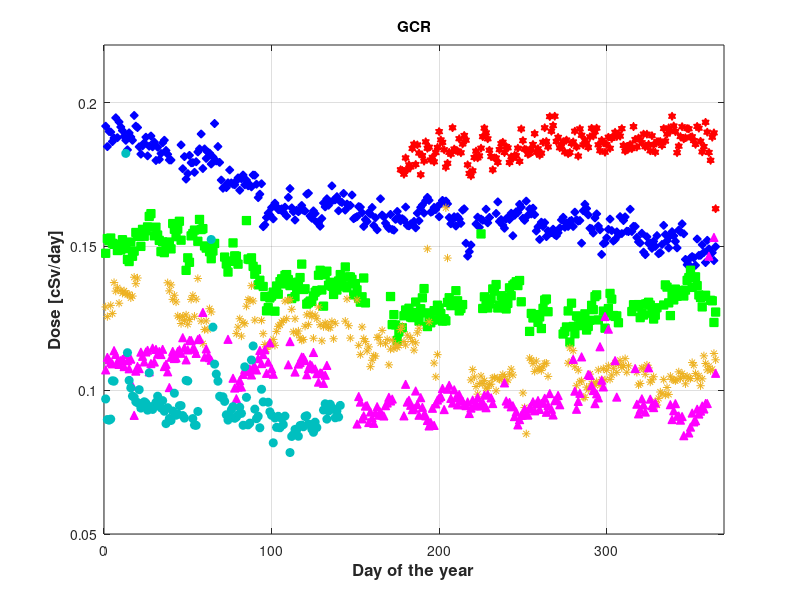
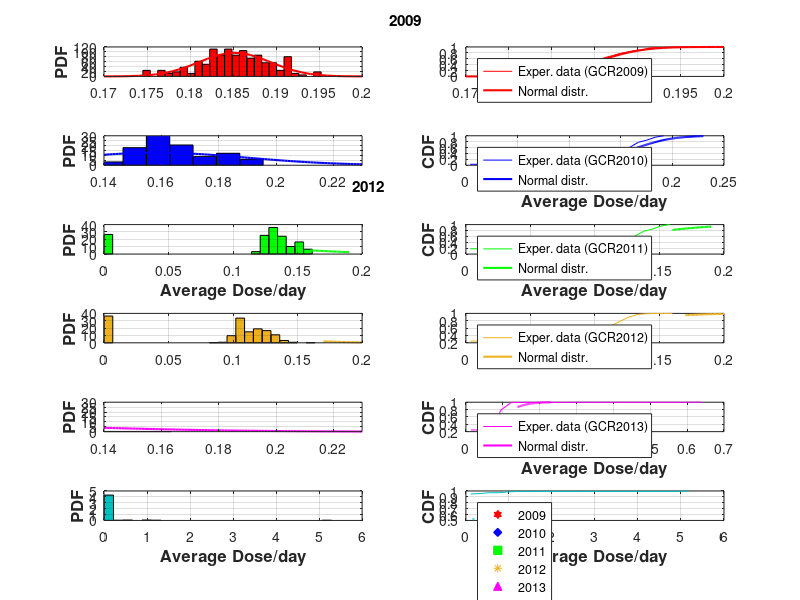

Recreate these plots in MATLAB, in order.
%Daniel Gomez and Hayley E. Bower, Purdue University
%Summer 2017
%Using CRaTER Data accessed from University of New Hampshire

%% Year 2009
clc, clear, close all
% Code colors (Do not worry about this!!!  I will explain you later)
y   = [1       1         0     ];   m   = [1         0         1     ];
c   = [0       1         1     ];   r   = [1         0         0     ];
g   = [0       1         0     ];   b   = [0         0         1     ];
b_d = [0       0.4471    0.7412];   r_d = [0.8510    0.3255    0.0980];
y_d = [0.9294  0.6941    0.1255];   k_d = [0.3137    0.3137    0.3137];
c_d = [0.3020  0.7451    0.9333];   cc_d = [0    0.7490    0.7490];
gr_d = [.7 .7 .7];    yd_d = [0.8  0.5    0];
% GCR 2009
data_GCR = load('UNH2009GCR.txt'); %Bring in the 2009 CRaTER Data
DOY = data_GCR(:,3); %Day of Year
D1_2 = data_GCR(:,8); %Detectors 1&2 dose rates

jj=1;
for ii = DOY(1):DOY(end)
    [ind] = find(ii==DOY);
    if isempty(ind)~=1
    m_d = mean(D1_2(ind));
    st_d = std(D1_2(ind),1);
    mat(jj,:) = [ii length(ind) m_d st_d];
    else
        mat(jj,:) = [ii length(ind) 0 0];
    end
        jj = jj +1;
end

figure(1)
% One way to plot the MEAN and the STANDARD DEVIATION
% f1 = errorbar(mat(:,1),mat(:,3),mat(:,4),...
%     'color',gr_d,'linewidth',0.5,'marker','d','LineStyle','-','MarkerSize',5,'MarkerEdgeColor',r_d,'MarkerfaceColor',r_d); grid on, hold on
% set(gca,'xtick',[175:25:375],'ytick',[0.15:.01:.21],'fontweight','normal','fontsize',11,'box','on');
f1 = plot(mat(:,1),mat(:,3),'h','color',r,'MarkerSize',6,'MarkerfaceColor',r); hold on
title('2009')

figure(2)
subplot(6,2,1)
% hh = histogram(mat(2:end-1,3),24,'Normalization','pdf','FaceColor',r_d); hold on, grid on
n=length(mat(2:end-1,3));
[counts,centers] = hist(mat(2:end-1,3),24);
prob = counts/ (n * (centers(2)-centers(1)));
H = bar(centers,prob,'hist'); hold on, grid on
set(H,'facecolor',r);

mu = mean(mat(2:end-1,3));
sigma = std(mat(2:end-1,3),1);
xx = .17:0.001:.2;
% y = exp(-(y-mu).^2./(2*sigma^2))./(sigma*sqrt(2*pi));
y = pdf('normal',xx,mu,sigma);
plot(xx,y,'r','LineWidth',1.5)
ylabel('PDF','fontweight','bold','fontsize',12)
aa = title('2009','position',[0.2050 206.0440 -1.4211e-14]);

subplot(6,2,2)
count_sum = cumsum(prob);
plot(centers(1:end),count_sum/(count_sum(end)),'color',r), grid on, hold on
y = cdf('normal',xx,mu,sigma);
plot(xx,y,'r','LineWidth',1.5),  grid on
legend('Exper. data (GCR2009)','Normal distr.','location','northwest')

%==================================================
% GCR 2010
clear DOY D1_2 mat  m_d st_d
data_GCR2010 = load('UNH2010GCR.txt'); %Bring in the 2010 CRaTER Data
DOY = data_GCR2010(:,3); %Day of Year
D1_2 = data_GCR2010(:,8); %Detectors 1&2 dose rates

jj=1;
for ii = DOY(1):DOY(end)
    [ind] = find(ii==DOY);
    if isempty(ind)~=1
    m_d = mean(D1_2(ind));
    st_d = std(D1_2(ind),1);
    mat(jj,:) = [ii length(ind) m_d st_d];
    else
        mat(jj,:) = [ii length(ind) 0 0];
    end
        jj = jj +1;
end

figure(1);
% f2 = errorbar(mat(:,1),mat(:,3),mat(:,4),...
%     'color',gr_d,'linewidth',0.5,'marker','o','LineStyle','-','MarkerSize',5,'MarkerEdgeColor',b_d,'MarkerfaceColor',b_d); grid on, hold on
% set(gca,'xtick',[175:25:375],'ytick',[0.15:.01:.21],'fontweight','normal','fontsize',11,'box','on')
f2 = plot(mat(:,1),mat(:,3),'d','color',b,'MarkerSize',6,'MarkerfaceColor',b); grid on, hold on

figure(2)
subplot(6,2,3)
% hh = histogram(mat(2:end-1,3),20,'Normalization','pdf','FaceColor',b_d); hold on, grid on
n=length(mat(2:end-1,3));
[counts,centers] = hist(mat(2:end-1,3),24);
prob = counts/ (n * (centers(2)-centers(1)));
H = bar(centers,prob,'hist'); hold on, grid on
set(H,'facecolor',b);

mu = mean(mat(2:end-1,3));
sigma = std(mat(2:end-1,3),1);
xx = .14:0.001:.23;
% y = exp(-(y-mu).^2./(2*sigma^2))./(sigma*sqrt(2*pi));
y = pdf('normal',xx,mu,sigma);
plot(xx,y,'b','LineWidth',1.5)
ylabel('PDF','fontweight','bold','fontsize',12)
axis([ 0.14 .23 0 30])

subplot(6,2,4)
count_sum = cumsum(prob);
plot(centers(1:end),count_sum/(count_sum(end)),'color',b), grid on, hold on
y = cdf('normal',xx,mu,sigma);
plot(xx,y,'b','LineWidth',1.5),  grid on
ylabel('CDF','fontweight','bold','fontsize',12)
xlabel('Average Dose/day','fontweight','bold','fontsize',12)
legend('Exper. data (GCR2010)','Normal distr.','location','northwest')

%==================================================
% GCR2011
clear DOY D1_2 y xx mat m_d st_d

data_GCR2011 = load('UNH2011GCR.txt'); %Bring in the 2011 CRaTER Data
DOY = data_GCR2011(:,3); %Day of Year
D1_2 = data_GCR2011(:,8); %Detectors 1&2 dose rates

jj=1;
for ii = DOY(1):DOY(end)
    [ind] = find(ii==DOY);
    if isempty(ind)~=1
    m_d = mean(D1_2(ind));
    st_d = std(D1_2(ind),1);
    mat(jj,:) = [ii length(ind) m_d st_d];
    else
        mat(jj,:) = [ii length(ind) 0 0];
    end
        jj = jj +1;
end

figure(1)
% f3 = errorbar(mat(:,1),mat(:,3),mat(:,4),...
%     'color',gr_d,'linewidth',0.5,'marker','s','LineStyle','-','MarkerSize',5,'MarkerEdgeColor',yd_d,'MarkerfaceColor',y_d); grid on, hold on
% set(gca,'xtick',[175:25:375],'ytick',[0.15:.01:.21],'fontweight','normal','fontsize',11,'box','on')
f3 = plot(mat(:,1),mat(:,3),'s','color',g,'MarkerSize',6,'MarkerfaceColor',g); grid on, hold on
axis([0 370 0.05 0.22])
title('Solar Minimum')
xlabel('Day of the year','fontweight','bold','fontsize',12)
ylabel('Dose [cSv/day]','fontweight','bold','fontsize',12)

figure(2)
subplot(6,2,5)
% hh = histogram(mat(2:end-1,3),24,'Normalization','pdf','FaceColor',y_d); hold on, grid on
n=length(mat(2:end-1,3));
[counts,centers] = hist(mat(2:end-1,3),24);
prob = counts/ (n * (centers(2)-centers(1)));
H = bar(centers,prob,'hist'); hold on, grid on
set(H,'facecolor',g);

mu = mean(mat(2:end-1,3));
sigma = std(mat(2:end-1,3),1);
xx = .16:0.001:.19;
% y = exp(-(y-mu).^2./(2*sigma^2))./(sigma*sqrt(2*pi));
y = pdf('normal',xx,mu,sigma);
plot(xx,y,'LineWidth',1.5,'color',g)
ylabel('PDF','fontweight','bold','fontsize',12)
xlabel('Average Dose/day','fontweight','bold','fontsize',12)

subplot(6,2,6)
count_sum = cumsum(prob);
plot(centers(1:end),count_sum/(count_sum(end)),'color',g), grid on, hold on
y = cdf('normal',xx,mu,sigma);
plot(xx,y,'LineWidth',1.5,'color',g),  grid on
ylabel('CDF','fontweight','bold','fontsize',12)
xlabel('Average Dose/day','fontweight','bold','fontsize',12)
 aaa = legend('Exper. data (GCR2011)','Normal distr.','location','northwest');

%==================================================
% GCR 2012
clear DOY D1_2 y xx mat m_d st_d

data_GCR = load('UNH2012GCR.txt'); %Bring in the 2012 CRaTER Data
DOY = data_GCR(:,3); %Day of Year
D1_2 = data_GCR(:,8); %Detectors 1&2 dose rates

jj=1;
for ii = DOY(1):DOY(end)
    [ind] = find(ii==DOY);
    if isempty(ind)~=1
    m_d = mean(D1_2(ind));
    st_d = std(D1_2(ind),1);
    mat(jj,:) = [ii length(ind) m_d st_d];
    else
        mat(jj,:) = [ii length(ind) 0 0];
    end
        jj = jj +1;
end

figure(1)
% One way to plot the MEAN and the STANDARD DEVIATION
% f4 = errorbar(mat(:,1),mat(:,3),mat(:,4),...
%     'color',gr_d,'linewidth',0.5,'marker','d','LineStyle','-','MarkerSize',5,'MarkerEdgeColor',r_d,'MarkerfaceColor',r_d); grid on, hold on
% set(gca,'xtick',[175:25:375],'ytick',[0.15:.01:.21],'fontweight','normal','fontsize',11,'box','on');
f4 = plot(mat(:,1),mat(:,3),'*','color',y_d,'MarkerSize',6,'MarkerfaceColor',y_d); hold on
title('2012')

figure(2)
subplot(6,2,7)
% hh = histogram(mat(2:end-1,3),24,'Normalization','pdf','FaceColor',r_d); hold on, grid on
n=length(mat(2:end-1,3));
[counts,centers] = hist(mat(2:end-1,3),24);
prob = counts/ (n * (centers(2)-centers(1)));
H = bar(centers,prob,'hist'); hold on, grid on
set(H,'facecolor',y_d);

mu = mean(mat(2:end-1,3));
sigma = std(mat(2:end-1,3),1);
xx = .17:0.001:.2;
% y = exp(-(y-mu).^2./(2*sigma^2))./(sigma*sqrt(2*pi));
y = pdf('normal',xx,mu,sigma);
plot(xx,y,'LineWidth',1.5,'color',y_d),  grid on
ylabel('PDF','fontweight','bold','fontsize',12)
aa = title('2012','position',[0.2050 206.0440 -1.4211e-14]);

subplot(6,2,8)
count_sum = cumsum(prob);
plot(centers(1:end),count_sum/(count_sum(end)),'color',y_d), grid on, hold on
y = cdf('normal',xx,mu,sigma);
plot(xx,y,'LineWidth',1.5,'color',y_d),  grid on
legend('Exper. data (GCR2012)','Normal distr.','location','northwest')

%==================================================
% GCR 2013
clear DOY D1_2 mat  m_d st_d
data_GCR2013 = load('UNH2013GCR.txt'); %Bring in the 2013 CRaTER Data
DOY = data_GCR2013(:,3); %Day of Year
D1_2 = data_GCR2013(:,8); %Detectors 1&2 dose rates

jj=1;
for ii = DOY(1):DOY(end)
    [ind] = find(ii==DOY);
    if isempty(ind)~=1
    m_d = mean(D1_2(ind));
    st_d = std(D1_2(ind),1);
    mat(jj,:) = [ii length(ind) m_d st_d];
    else
        mat(jj,:) = [ii length(ind) 0 0];
    end
        jj = jj +1;
end

figure(1);
% f5 = errorbar(mat(:,1),mat(:,3),mat(:,4),...
%     'color',gr_d,'linewidth',0.5,'marker','o','LineStyle','-','MarkerSize',5,'MarkerEdgeColor',b_d,'MarkerfaceColor',b_d); grid on, hold on
% set(gca,'xtick',[175:25:375],'ytick',[0.15:.01:.21],'fontweight','normal','fontsize',11,'box','on')
f5 = plot(mat(:,1),mat(:,3),'^','color',m,'MarkerSize',6,'MarkerfaceColor',m); grid on, hold on

figure(2)
subplot(6,2,9)
% hh = histogram(mat(2:end-1,3),20,'Normalization','pdf','FaceColor',b_d); hold on, grid on
n=length(mat(2:end-1,3));
[counts,centers] = hist(mat(2:end-1,3),24);
prob = counts/ (n * (centers(2)-centers(1)));
H = bar(centers,prob,'hist'); hold on, grid on
set(H,'facecolor',m);

mu = mean(mat(2:end-1,3));
sigma = std(mat(2:end-1,3),1);
xx = .14:0.001:.23;
% y = exp(-(y-mu).^2./(2*sigma^2))./(sigma*sqrt(2*pi));
y = pdf('normal',xx,mu,sigma);
plot(xx,y,'m','LineWidth',1.5)
ylabel('PDF','fontweight','bold','fontsize',12)
axis([ 0.14 .23 0 30])

subplot(6,2,10)
count_sum = cumsum(prob);
plot(centers(1:end),count_sum/(count_sum(end)),'color',m), grid on, hold on
y = cdf('normal',xx,mu,sigma);
plot(xx,y,'m','LineWidth',1.5),  grid on
ylabel('CDF','fontweight','bold','fontsize',12)
xlabel('Average Dose/day','fontweight','bold','fontsize',12)
legend('Exper. data (GCR2013)','Normal distr.','location','northwest')

%==================================================
% GCR2014
clear DOY D1_2 y xx mat m_d st_d

data_GCR2014 = load('UNH2014GCR.txt'); %Bring in the 2014 CRaTER Data
DOY = data_GCR2014(:,3); %Day of Year
D1_2 = data_GCR2014(:,8); %Detectors 1&2 dose rates

jj=1;
for ii = DOY(1):DOY(end)
    [ind] = find(ii==DOY);
    if isempty(ind)~=1
    m_d = mean(D1_2(ind));
    st_d = std(D1_2(ind),1);
    mat(jj,:) = [ii length(ind) m_d st_d];
    else
        mat(jj,:) = [ii length(ind) 0 0];
    end
        jj = jj +1;
end

figure(1)
% f6 = errorbar(mat(:,1),mat(:,3),mat(:,4),...
%     'color',gr_d,'linewidth',0.5,'marker','o','LineStyle','-','MarkerSize',5,'MarkerEdgeColor',b_d,'MarkerfaceColor',b_d); grid on, hold on
% set(gca,'xtick',[175:25:375],'ytick',[0.15:.01:.21],'fontweight','normal','fontsize',11,'box','on')
f6 = plot(mat(:,1),mat(:,3),'o','color',cc_d,'MarkerSize',6,'MarkerfaceColor',cc_d); grid on, hold on
axis([0 370 0.05 0.22])
title('GCR')
xlabel('Day of the year','fontweight','bold','fontsize',12)
ylabel('Dose [cSv/day]','fontweight','bold','fontsize',12)

figure(2)
subplot(6,2,11)
% hh = histogram(mat(2:end-1,3),24,'Normalization','pdf','FaceColor',y_d); hold on, grid on
n=length(mat(2:end-1,3));
[counts,centers] = hist(mat(2:end-1,3),24);
prob = counts/ (n * (centers(2)-centers(1)));
H = bar(centers,prob,'hist'); hold on, grid on
set(H,'facecolor',cc_d);

mu = mean(mat(2:end-1,3));
sigma = std(mat(2:end-1,3),1);
xx = .16:0.001:.19;
% y = exp(-(y-mu).^2./(2*sigma^2))./(sigma*sqrt(2*pi));
y = pdf('normal',xx,mu,sigma);
plot(xx,y,'LineWidth',1.5,'color',cc_d)
ylabel('PDF','fontweight','bold','fontsize',12)
xlabel('Average Dose/day','fontweight','bold','fontsize',12)

subplot(6,2,12)
count_sum = cumsum(prob);
plot(centers(1:end),count_sum/(count_sum(end)),'color',cc_d), grid on, hold on
y = cdf('normal',xx,mu,sigma);
plot(xx,y,'LineWidth',1.5,'color',cc_d),  grid on
ylabel('CDF','fontweight','bold','fontsize',12)
xlabel('Average Dose/day','fontweight','bold','fontsize',12)
 aaa = legend('Exper. data (GCR2014)','Normal distr.','location','northwest');

legend([f1 f2 f3 f4 f5 f6],'2009','2010','2011','2012','2013','2014')


% IMPORTANT:  This is the best way to save a figure as PDF in Matlab
% set(1,'PaperSize' ,[5.8 4.5],'PaperPositionMode','auto')
% print('-f1','-painters','Radiation_01','-dpdf')


print(1,'All_GCR', '-dpng', '-r900')
print(2,'Proba_GCR', '-dpng', '-r900')
